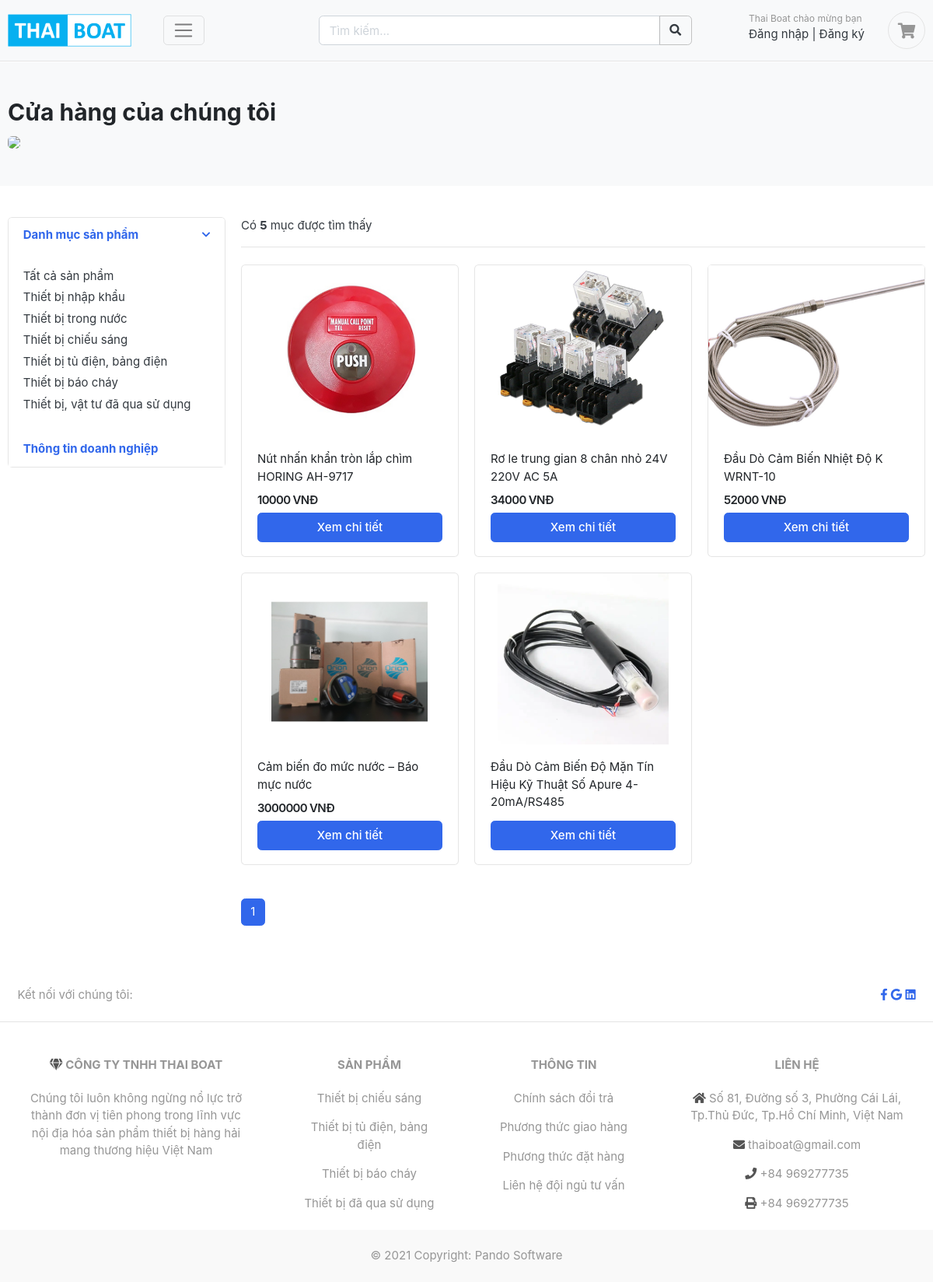
/store/, run on the app's committed database.
### category/models.py (models this page shows, shortened)
class Category(models.Model):
    category_name = models.CharField(max_length=50, unique=True)
    slug = models.SlugField(max_length=100, unique=True)
    description = models.TextField(max_length=255, blank=True)
    images = models.ImageField(upload_to='photos/categories/', blank=True)
    class Meta:
        verbose_name = 'category'
        verbose_name_plural = 'categories'
    def get_url(self):
        return reverse('products_by_category', args=[self.slug])

### store/models.py (models this page shows, shortened)
class Product(models.Model):
    product_name = models.CharField(max_length=255, unique=True)
    slug = models.SlugField(max_length=200, unique=True)
    description = CKEditor5Field('Text', config_name='extends', blank=True)
    price = models.IntegerField()
    images = models.ImageField(upload_to='photos/products')
    stock = models.IntegerField()
    is_available = models.BooleanField(default=True)
    category = models.ForeignKey(Category, on_delete=models.CASCADE)    # Khi xóa category thì Product bị xóa
    created_date = models.DateTimeField(auto_now_add=True)
    modified_date = models.DateTimeField(auto_now=True)
    def get_url(self):
        return reverse('product_detail', args=[self.category.slug, self.slug])

### store/views.py (the view)
# urls.py: path('store/', include('store.urls')),
def store(request, category_slug=None):
    if category_slug is not None:
        categories = get_object_or_404(Category, slug=category_slug)
        products = Product.objects.all().filter(category=categories, is_available=True)
    else:
        products = Product.objects.all().filter(is_available=True).order_by('id')
    page = request.GET.get('page')
    page = page or 1
    paginator = Paginator(products, 12)
    paged_products = paginator.get_page(page)
    product_count = products.count()
    links = Category.objects.all()
    context = {
        'products': paged_products,
        'product_count': product_count,
        'links': links,
    }
    return render(request, 'store/store.html', context=context)

### templates/store/store.html (shortened to what this page needs)
{% extends 'base.html' %}
{% load static %}
{% load humanizelib %}
{% block content %}
<section class="section-pagetop bg section-top">
	<div class="container">
		<h2 class="title-page">Cửa hàng của chúng tôi</h2>
		<img src="{% static 'images/banners/banner2.png' %}" class="img-fluid rounded">
	</div>
</section>
<section class="section-content padding-y">
	<div class="container">
		<div class="row">
			<aside class="col-md-3">
				<div class="card">
					<article class="filter-group">
						<header class="card-header">
							<a href="#" data-toggle="collapse" data-target="#collapse_1" aria-expanded="true" class="">
								<i class="icon-control fa fa-chevron-down"></i>
								<h6 class="title">Danh mục sản phẩm</h6>
							</a>
						</header>
						<div class="filter-content collapse show" id="collapse_1">
							<div class="card-body">
								<ul class="list-menu">
									<li><a href="{% url 'store' %}">Tất cả sản phẩm</a></li>
									{% for category in links %}
									<li>
										<a href="{{ category.get_url }}">{{ category.category_name }}</a>
									</li>
									{% endfor %}
								</ul>
							</div>
						</div>
						<header class="card-header">
							<a href="{% url 'postnew' %}" class="">
								<h6 class="title">Thông tin doanh nghiệp</h6>
							</a>
						</header>
					</article>
				</div>
			</aside>
			<main class="col-md-9">
				<header class="border-bottom mb-4 pb-3">
					<div class="form-inline">
						<span class="mr-md-auto">Có <b>{{ product_count }}</b> mục được tìm thấy
						</span>
					</div>
				</header>
				<div class="row">
					{% for product in products %}
					<div class="col-md-4">
						<figure class="card card-product-grid">
							<div class="img-wrap">
								<img src="{{ product.images.url }}" />
							</div>
							<figcaption class="info-wrap">
								<div class="fix-height">
									<a href="{{ product.get_url }}" class="title">{{ product.product_name }}</a>
									<div class="price-wrap mt-2">
										<div class="price mt-1">{{ product.price|intcomma }} VNĐ</div>
									</div>
								</div>
								<a href="{{ product.get_url }}" class="btn btn-block btn-primary">Xem chi tiết</a>
							</figcaption>
						</figure>
					</div>
					{% endfor %}
				</div>
				{% if products %}
				<nav class="mt-4" aria-label="Page navigation sample">
					<ul class="pagination">
						{% for page in products.paginator.page_range %}
						{% if products.number|add:'-1' <= page and page <= products.number|add:'1' %}
						{% if page == products.number %}
						<li class="page-item active">
							<a class="page-link" href="{% url 'store' %}?page={{ page }}">{{ page }}</a>
						</li>
						{% else %}
						<li class="page-item">
							<a class="page-link" href="{% url 'store' %}?page={{ page }}">{{ page }}</a>
						</li>
						{% endif %}
						{% endif %}
						{% endfor %}
					</ul>
				</nav>
				{% endif %}
			</main>
		</div>
	</div>
</section>
{% endblock %}

### static/css/ui.css (style rules this page uses)
html { font-family: "Inter", sans-serif; font-size: 15px; }
.img-wrap { text-align: center; display: block; }
.img-wrap img { max-width: 100%; }
.price-wrap { letter-spacing: -0.7px; }
.padding-y { padding-top: 40px; padding-bottom: 40px; }
figure { margin-bottom: 0; }
article:after, .form-group:after { display: block; clear: both; content: ""; }
.bg { background-color: #f8f9fa; }
.title-page { color: #212529; }
[class*=list-] li:after { visibility: hidden; display: block; content: ""; overflow: hidden; height: 0; clear: both; }
.list-menu { list-style: none; margin: 0; padding-left: 0; }
.list-menu li { margin-bottom: 5px; }
.list-menu a { color: #343a40; }
[class*=card-product] a.title { color: #212529; display: block; }
[class*=card-product] .img-wrap { overflow: hidden; position: relative; }
[class*=card-product] .img-wrap img { height: 100%; max-width: 100%; width: auto; display: inline-block; -o-object-fit: cover; object-fit: cover; }
.card-product-grid { margin-bottom: 20px; }
.card-product-grid .img-wrap { border-radius: 0.2rem 0.2rem 0 0; height: 220px; }
.card-product-grid .info-wrap { overflow: hidden; padding: 18px 20px; }
.card-product-grid .fix-height { height: 80px; overflow: hidden; }
.card .img-wrap { overflow: hidden; }
.price { font-weight: 600; color: #212529; }
.icon-control { margin-top: 5px; float: right; font-size: 80%; }
.card-header .title { margin-bottom: 0; line-height: 1.5; }
.filter-group { border-bottom: 1px solid #e4e4e4; }
.filter-group .card-header { border-bottom: 0; }
.filter-group:last-child { border-bottom: 0; }
.section-pagetop { padding: 45px 0; }

### static/css/navbar.css (style rules this page uses)
.section-top { margin-top: 80px; }

### static/css/content-styles.css (style rules this page uses)
:root { --ck-color-image-caption-background: hsl(0, 0%, 97%); --ck-color-image-caption-text: hsl(0, 0%, 20%); --ck-color-mention-background: hsla(341, 100%, 30%, 0.1); --ck-color-mention-text: hsl(341, 100%, 30%); --ck-color-table-caption-background: hsl(0, 0%, 97%); --ck-color-table-caption-text: hsl(0, 0%, 20%); --ck-highlight-marker-blue: hsl(201, 97%, 72%); --ck-highlight-marker-green: hsl(120, 93%, 68%); --ck-highlight-marker-pink: hsl(345, 96%, 73%); --ck-highlight-marker-yellow: hsl(60, 97%, 73%); --ck-highlight-pen-green: hsl(112, 100%, 27%); --ck-highlight-pen-red: hsl(0, 85%, 49%); --ck-image-style-spacing: 1.5em; --ck-inline-image-style-spacing: calc(var(--ck-image-style-spacing) / 2); --ck-todo-list-checkmark-size: 16px; }

### data on the page
Category: category_name "Thiết bị nhập khẩu"
Category: category_name "Thiết bị trong nước"
Category: category_name "Thiết bị chiếu sáng"
Category: category_name "Thiết bị tủ điện, bảng điện"
Category: category_name "Thiết bị báo cháy"
Category: category_name "Thiết bị, vật tư đã qua sử dụng"
Product: images (picture), product_name "Nút nhấn khẩn tròn lắp chìm HORING AH-9717", price "10000"
Product: images (picture), product_name "Rơ le trung gian 8 chân nhỏ 24V 220V AC 5A", price "34000"
Product: images (picture), product_name "Đầu Dò Cảm Biến Nhiệt Độ K WRNT-10", price "52000"
Product: images (picture), product_name "Cảm biến đo mức nước – Báo mực nước", price "3000000"
Product: images (picture), product_name "Đầu Dò Cảm Biến Độ Mặn Tín Hiệu Kỹ Thuật Số Apure 4-20mA/RS485"

### other printed values
{{ product_count }} "5"
{{ page }} "1"
